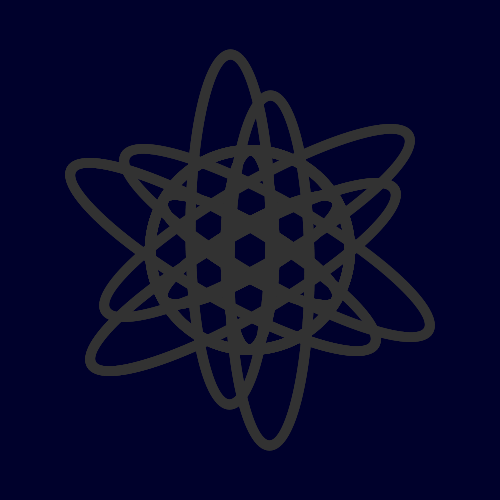
Frame 1 (no input)
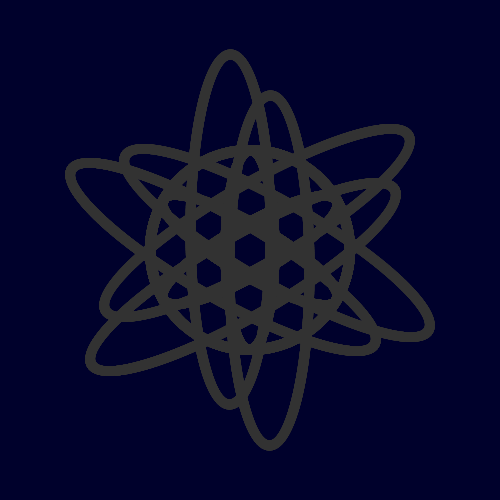
Frame 2 (the mouse pressed at the canvas centre, redrawn once)

The Processing sketch that drew these frames (run headless with seeded random() and noise(); the mouse was pressed at the canvas centre and the sketch redrawn once):

// Processing sketch: processing_85745
// ── processing_85745.pde

void setup ()
{
  size (500,500);
  smooth();
  background(300);
  noFill();
}
void draw()
{
   translate(width/2,height/2);
  for (int i=0;i<200;i+=10)
  {
    rotate(radians(60));
    //ellipse
    stroke(50);
    strokeWeight(10);
    ellipse(0,0,50,200);
  
   // ellipse2
    stroke(50);
    strokeWeight(10);
    ellipse(20,20,80,350);
 
//ellipse3
 stroke(50);
 strokeWeight(10);
 ellipse(0,0,200,200);
   
  }
  noLoop();
}
